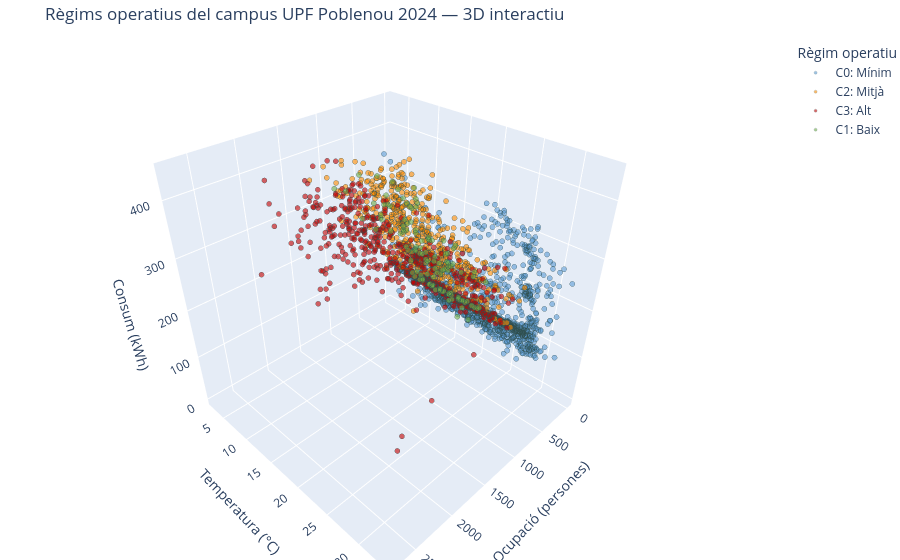

Notebook source saved alongside this figure:
### Markdown cell above
---
## Visualització 3D interactiva

### Code cell
import plotly.express as px

# Afegir etiquetes llegibles al dataset hora-a-hora
df_3d = df.merge(pivot[['fecha','cluster']], on='fecha', how='left')
df_3d['Règim'] = df_3d['cluster'].map({
    0: 'C0: Mínim', 1: 'C1: Baix', 2: 'C2: Mitjà', 3: 'C3: Alt'
}).fillna('Desconegut')

# Mostra 1 de cada 3 punts per rendiment (el dataset complet pot ser lent)
df_3d_sample = df_3d.iloc[::3].copy()

fig3d = px.scatter_3d(
    df_3d_sample,
    x='Ocupacion_Simulada',
    y='Temperatura',
    z='Consumo_kWh',
    color='Règim',
    color_discrete_map={
        'C0: Mínim': '#5B9BD5', 'C1: Baix': '#70AD47',
        'C2: Mitjà': '#FF8C00', 'C3: Alt':  '#C00000'
    },
    hover_data=[COL_TIPUS, 'hora', 'mes'],
    title='Règims operatius del campus UPF Poblenou 2024 — 3D interactiu',
    opacity=0.6,
    labels={
        'Ocupacion_Simulada': 'Ocupació (persones)',
        'Temperatura':         'Temperatura (°C)',
        'Consumo_kWh':         'Consum (kWh)',
    }
)
fig3d.update_traces(marker=dict(size=3, line=dict(width=0.3, color='DarkSlateGrey')))
fig3d.update_layout(
    scene=dict(
        xaxis_title='Ocupació (persones)',
        yaxis_title='Temperatura (°C)',
        zaxis_title='Consum (kWh)'
    ),
    margin=dict(l=0, r=0, b=0, t=40),
    legend_title_text='Règim operatiu'
)
fig3d.show()

out_html = FIGURES / 'kmeans_3d_interactiu.html'
fig3d.write_html(str(out_html))
print(f'✅ Gràfic interactiu guardat: {out_html}')

### Figure 1 — Plotly figure (JSON) as saved in the notebook; plotly's stock layout.template omitted (floating-point values rounded to 4 significant figures; data arrays with more than 128 entries replaced by an {"elided": "..."} marker saying what was removed)
{"data": [{"customdata": {"elided": "1480x3 mixed values"}, "hovertemplate": "Règim=C0: Mínim<br>Ocupació (persones)=%{x}<br>Temperatura (°C)=%{y}<br>Consum (kWh)=%{z}<br>tipus_dia=%{customdata[0]}<br>hora=%{customdata[1]}<br>mes=%{customdata[2]}<extra></extra>", "legendgroup": "C0: Mínim", "marker": {"color": "#5B9BD5", "line": {"color": "DarkSlateGrey", "width": 0.3}, "opacity": 0.6, "size": 3, "symbol": "circle"}, "mode": "markers", "name": "C0: Mínim", "scene": "scene", "showlegend": true, "type": "scatter3d", "x": {"elided": "1480 int values"}, "y": {"elided": "1480 float values"}, "z": {"elided": "1480 int values"}}, {"customdata": {"elided": "720x3 mixed values"}, "hovertemplate": "Règim=C2: Mitjà<br>Ocupació (persones)=%{x}<br>Temperatura (°C)=%{y}<br>Consum (kWh)=%{z}<br>tipus_dia=%{customdata[0]}<br>hora=%{customdata[1]}<br>mes=%{customdata[2]}<extra></extra>", "legendgroup": "C2: Mitjà", "marker": {"color": "#FF8C00", "line": {"color": "DarkSlateGrey", "width": 0.3}, "opacity": 0.6, "size": 3, "symbol": "circle"}, "mode": "markers", "name": "C2: Mitjà", "scene": "scene", "showlegend": true, "type": "scatter3d", "x": {"elided": "720 int values"}, "y": {"elided": "720 float values"}, "z": {"elided": "720 int values"}}, {"customdata": {"elided": "608x3 mixed values"}, "hovertemplate": "Règim=C3: Alt<br>Ocupació (persones)=%{x}<br>Temperatura (°C)=%{y}<br>Consum (kWh)=%{z}<br>tipus_dia=%{customdata[0]}<br>hora=%{customdata[1]}<br>mes=%{customdata[2]}<extra></extra>", "legendgroup": "C3: Alt", "marker": {"color": "#C00000", "line": {"color": "DarkSlateGrey", "width": 0.3}, "opacity": 0.6, "size": 3, "symbol": "circle"}, "mode": "markers", "name": "C3: Alt", "scene": "scene", "showlegend": true, "type": "scatter3d", "x": {"elided": "608 int values"}, "y": {"elided": "608 float values"}, "z": {"elided": "608 int values"}}, {"customdata": {"elided": "120x3 mixed values"}, "hovertemplate": "Règim=C1: Baix<br>Ocupació (persones)=%{x}<br>Temperatura (°C)=%{y}<br>Consum (kWh)=%{z}<br>tipus_dia=%{customdata[0]}<br>hora=%{customdata[1]}<br>mes=%{customdata[2]}<extra></extra>", "legendgroup": "C1: Baix", "marker": {"color": "#70AD47", "line": {"color": "DarkSlateGrey", "width": 0.3}, "opacity": 0.6, "size": 3, "symbol": "circle"}, "mode": "markers", "name": "C1: Baix", "scene": "scene", "showlegend": true, "type": "scatter3d", "x": [3, 0, 73, 701, 1130, 772, 557, 65, 2, 0, 0, 83, 188, 198, 73, 0, 1, 0, 113, 1109, 1658, 1270, 1099, 241, 0, 0, 168, 1242, 1301, 960, 483, 23, 0, 0, 172, 1219, 1149, 884, 438, 17, 0, 0, 181, 1479, 1541, 1093, 585, 31, 0, 0, 178, 1255, 1276, 923, 470, 14, 0, 0, 178, 1070, 1080, 824, 430, 21, 0, 0, 165, 1190, 1270, 913, 469, 28, 2, 0, 0, 72, 201, 240, 97, 0, 1, 0, 99, 1014, 1514, 1012, 737, 105, 2, 0, 88, 963, 1492, 1204, 1010, 235, 1, 0, 0, 691, 1148, 788, 544, 102, 1, 0, 108, 1077, 1619, 1230, 1073, 231, 1, 0, 65, 701, 1044, 709, 440, 56], "y": [12.5, 11.1, 9.7, 14.7, 19.2, 15.7, 12.5, 10.7, 11.2, 10.6, 9.2, 15.5, 14.2, 13.7, 14.1, 14.5, 7.7, 7.2, 8, 14.5, 15, 15, 13.7, 13.6, 14.5, 12.6, 16.2, 18.2, 19.7, 17.6, 16, 14.5, 12.5, 11, 16, 16, 17.5, 16.7, 16.2, 16, 14.6, 14.1, 19.6, 21.6, 22, 20.7, 18.5, 16.2, 17, 16.7, 19.5, 20.5, 20.1, 19.6, 18, 17.5, 19.2, 18.7, 21.5, 23, 22.7, 21, 19.7, 19.6, 16.2, 14.2, 15.7, 21.7, 22.6, 22, 18, 16.1, 13, 12.6, 11.7, 17.2, 19.5, 18, 15.1, 13.2, 18.2, 16.5, 13.7, 16.2, 17.6, 16.6, 16.2, 12.2, 9.2, 7.7, 7.2, 12.5, 17.1, 16.5, 12.5, 11.2, 9.7, 8.7, 8.5, 12.7, 15.7, 14.7, 11.1, 10.6, 10, 10.5, 12.2, 13.2, 12.7, 11.7, 10.1, 10, 9.7, 8.1, 7.7, 10.5, 15.6, 14.5, 10.7, 9.1], "z": [99, 98, 169, 349, 382, 350, 285, 127, 99, 98, 98, 101, 160, 160, 178, 171, 159, 103, 146, 377, 416, 420, 329, 198, 102, 98, 233, 338, 356, 292, 205, 105, 97, 96, 226, 375, 389, 308, 214, 104, 98, 98, 199, 351, 401, 333, 227, 105, 98, 100, 188, 358, 393, 313, 213, 105, 99, 98, 189, 319, 341, 291, 217, 106, 98, 97, 185, 348, 354, 285, 221, 102, 96, 95, 91, 92, 92, 91, 97, 98, 99, 99, 158, 315, 359, 368, 280, 133, 101, 97, 163, 342, 398, 414, 326, 141, 143, 96, 158, 286, 322, 340, 261, 180, 149, 96, 170, 328, 407, 405, 310, 191, 151, 111, 161, 314, 389, 368, 265, 178]}], "layout": {"legend": {"title": {"text": "Règim operatiu"}, "tracegroupgap": 0}, "margin": {"b": 0, "l": 0, "r": 0, "t": 40}, "scene": {"domain": {"x": [0, 1], "y": [0, 1]}, "xaxis": {"title": {"text": "Ocupació (persones)"}}, "yaxis": {"title": {"text": "Temperatura (°C)"}}, "zaxis": {"title": {"text": "Consum (kWh)"}}}, "title": {"text": "Règims operatius del campus UPF Poblenou 2024 — 3D interactiu"}}}
